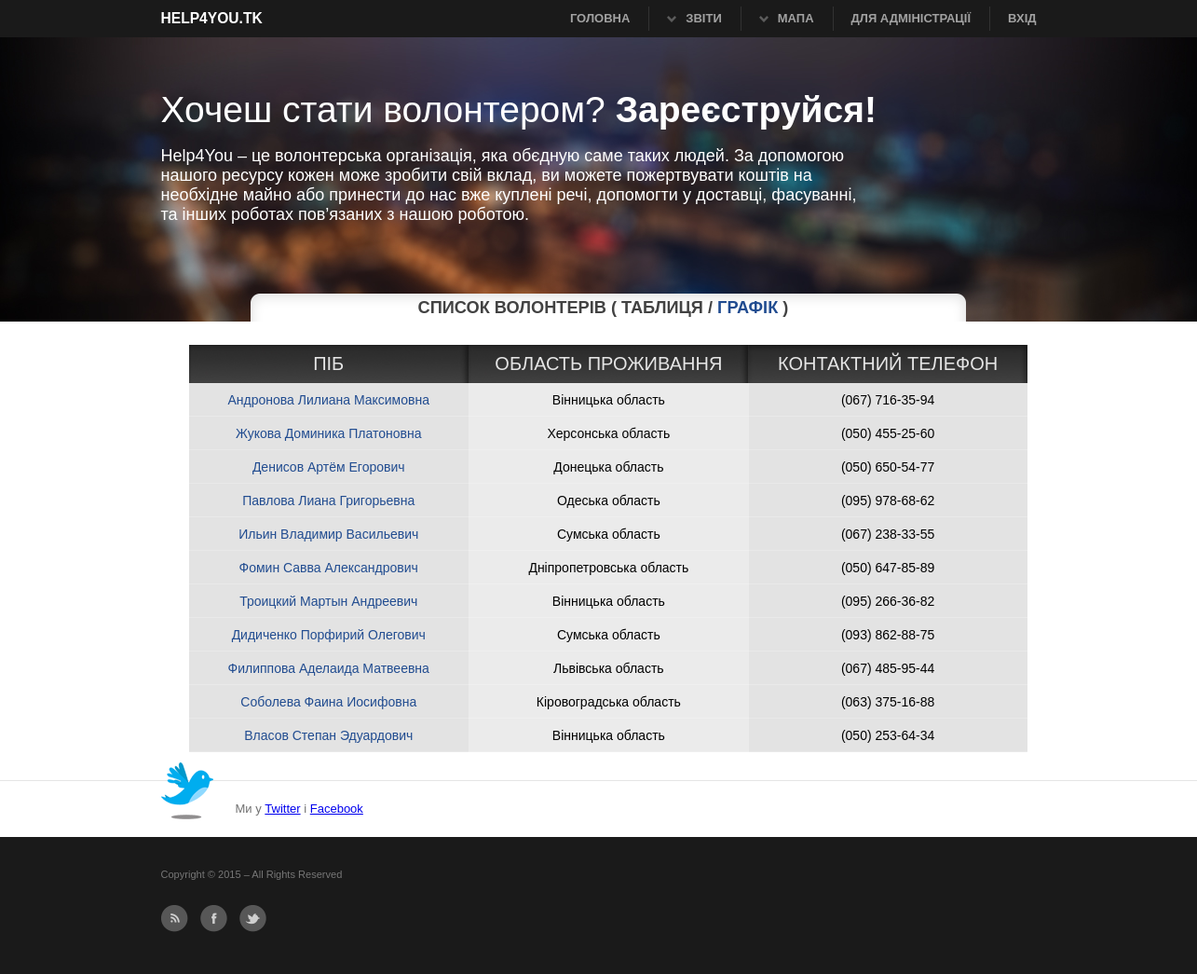
/Volonter/, run on the app's committed database.
### main/models.py (models this page shows, shortened)
class Volonter(models.Model):
    GENDER_CHOICES = (
        (u'М', 'Male'),
        (u'Ж', 'Female'),
    )
    OBLAST_CHOICES = (
         (u'Вінницька область',u'Вінницька область'),
         (u'Волинська область',u'Волинська область'),
         (u'Дніпропетровська область',u'Дніпропетровська область'),
         (u'Донецька область',u'Донецька область'),
         (u'Закарпатська область',u'Закарпатська область'),
         (u'Запорізька область',u'Запорізька область'),
         (u'Івано-Франківська область',u'Івано-Франківська область'),
         (u'Київська область',u'Київська область'),
         (u'Кіровоградська область',u'Кіровоградська область'),
         (u'Луганська область',u'Луганська область'),
         (u'Львівська область',u'Львівська область'),
         (u'Миколаївська область',u'Миколаївська область'),
         (u'Одеська область',u'Одеська область'),
         (u'Полтавська область',u'Полтавська область'),
         (u'Рівненська область',u'Рівненська область'),
         (u'Сумська область',u'Сумська область'),
         (u'Тернопільська область',u'Тернопільська область'),
         (u'Харківська область',u'Харківська область'),
         (u'Херсонська область',u'Херсонська область'),
         (u'Хмельницька область',u'Хмельницька область'),
         (u'Черкаська область',u'Черкаська область'),
         (u'Чернігівська область',u'Чернігівська область'),
         (u'Чернівецька область',u'Чернівецька область'),
         (u'Автономна Республіка Крим',u'Автономна Республіка Крим'),
    )
    fio = models.CharField(verbose_name=u'ПІБ', max_length=200)
    birthday = models.DateField(verbose_name=u'Дата народження',null=True, blank=True)
    address = models.CharField(verbose_name=u'Область проживання',max_length=30, choices=OBLAST_CHOICES)
    telephone = models.CharField(verbose_name=u'Телефон',max_length=20)
    gender = models.CharField(verbose_name=u'Стать',max_length=1, choices=GENDER_CHOICES)
    activeted = models.BooleanField(default=False, verbose_name=u'Підтвердження')
    categories = models.ManyToManyField('CategoryResource', verbose_name=u'Категорія ресурсів')
    class Meta:
        verbose_name_plural = u'Волонтери'

### main/views.py (the view)
# urls.py: url(r'^Volonter/$',VolonterListView.as_view(), name='list_volonter'),
class VolonterListView(ListView):
    template_name = 'list_volonter.html'
    model = Volonter
    context_object_name = 'Volonter'
    def get_context_data(self, **kwargs):
        context = super(VolonterListView, self).get_context_data(**kwargs)
        context.update({
            'Volonter':Volonter.objects.filter(activeted=True),
        })
        return context

### main/templates/list_volonter.html (shortened to what this page needs)
{% extends 'base.html' %}
{% load staticfiles %}
{% block title %}
    <h3 class="title_list">Список волонтерів ( Таблиця /<a href="{% url 'grafik_volonter' %}"> Графік</a> )</h3>
{% endblock %}
{% block content %}
    <div id="list_table">
  <table border="0">
    <tr>
        <td class="top_left">ПІБ</td>
        <td class="top_cen" >ОБЛАСТЬ ПРОЖИВАННЯ</td>
        <td class="top_right" >КОНТАКТНИЙ ТЕЛЕФОН</td>
    </tr>
    {% for volonters in Volonter %}
        <tr class="list_tr">
        <td class="cell"> <a class="detail_list" href="{% url 'view_volonter' volonters.id %}">{{ volonters.fio }}</a></td>
        <td class="cell_c">{{ volonters.address }}</td>
        <td class="cell">{{ volonters.telephone }}</td>
    </tr>
    {% endfor %}
  </table>
    </div>
{% endblock %}

### main/static/main.css (style rules this page uses)
html { background: #ffffff }
body { color:#727272; font:normal 13px "Helvetice Neue",Arial,Tahoma,Verdana; }
a { outline:0; }
h1, h2, h3, h4 { line-height:1.2em; margin-bottom:15px; font-weight:bold; }
h3, h4 { font-size:1.4em; color:#424242; text-shadow:1px 1px 1px #fff; margin-bottom:10px; }
h3 { -webkit-margin-before: 0em; -webkit-margin-after: 0em; -webkit-margin-start: 0px; -webkit-margin-end: 0px; text-shadow:0px 0px 0px #fff; }
#content .bl_title a { color: #214c90; text-decoration: none; }
.list_tr { border-bottom: 1px solid #2b2b2b; }
#list_table table { width: 900px; margin-left: 30px; margin-top: 15px; }
table { border-spacing:0px; }
.top_left { width: 302px; height: 41px; color: #e5e5e5; background: url("img/top_cen.jpg") repeat-x; text-align: center; font:normal 20px "Helvetice Neue",Arial,Tahoma,Verdana; border-spacing: 0px; }
.top_cen { width: 302px; height: 41px; color: #e5e5e5; background: url("img/top_cen.jpg") repeat-x; text-align: center; font:normal 20px "Helvetice Neue",Arial,Tahoma,Verdana; border-spacing: 0px; }
.top_right { width: 300px; height: 41px; color: #e5e5e5; background: url("img/top_right.jpg") repeat-x; text-align: center; font:normal 20px "Helvetice Neue",Arial,Tahoma,Verdana; }
.cell { width: 300px; height: 36px; background: url("img/cell.gif") repeat-x; text-align: center; font:normal 14px "Helvetice Neue",Arial,Tahoma,Verdana; }
.cell_c { width: 300px; height: 36px; background: url("img/cell_c.gif") repeat-x; text-align: center; font:normal 14px "Helvetice Neue",Arial,Tahoma,Verdana; }
.detail_list { color:#214c90; text-decoration: none; }
.title_list { margin-left:210px; padding-right: 200px; background: url("img/h.png") no-repeat; padding-top: 5px; padding-bottom: 5px; text-align: center; text-transform: uppercase; }

### main/static/print.css (style rules this page uses)
* { background:none !important; }
body { color:#000; font:normal 12px Arial,sans-serif; padding-top:0; }
a, #content a { color:#000; outline:0; text-decoration:none; border:none; }
h1, h2, h3, h4, h5 { margin:0 0 10px 0; color:#000; }
h3 { font-size:1.2em; margin-bottom:20px; }

### data on the page
Volonter: fio "Андронова Лилиана Максимовна", address "Вінницька область", telephone "(067) 716-35-94"
Volonter: fio "Жукова Доминика Платоновна", address "Херсонська область", telephone "(050) 455-25-60"
Volonter: fio "Денисов Артём Егорович", address "Донецька область", telephone "(050) 650-54-77"
Volonter: fio "Павлова Лиана Григорьевна", address "Одеська область", telephone "(095) 978-68-62"
Volonter: fio "Ильин Владимир Васильевич", address "Сумська область", telephone "(067) 238-33-55"
Volonter: fio "Фомин Савва Александрович", address "Дніпропетровська область", telephone "(050) 647-85-89"
Volonter: fio "Троицкий Мартын Андреевич", address "Вінницька область", telephone "(095) 266-36-82"
Volonter: fio "Дидиченко Порфирий Олегович", address "Сумська область", telephone "(093) 862-88-75"
Volonter: fio "Филиппова Аделаида Матвеевна", address "Львівська область", telephone "(067) 485-95-44"
Volonter: fio "Соболева Фаина Иосифовна", address "Кіровоградська область", telephone "(063) 375-16-88"
Volonter: fio "Власов Степан Эдуардович", address "Вінницька область", telephone "(050) 253-64-34"
